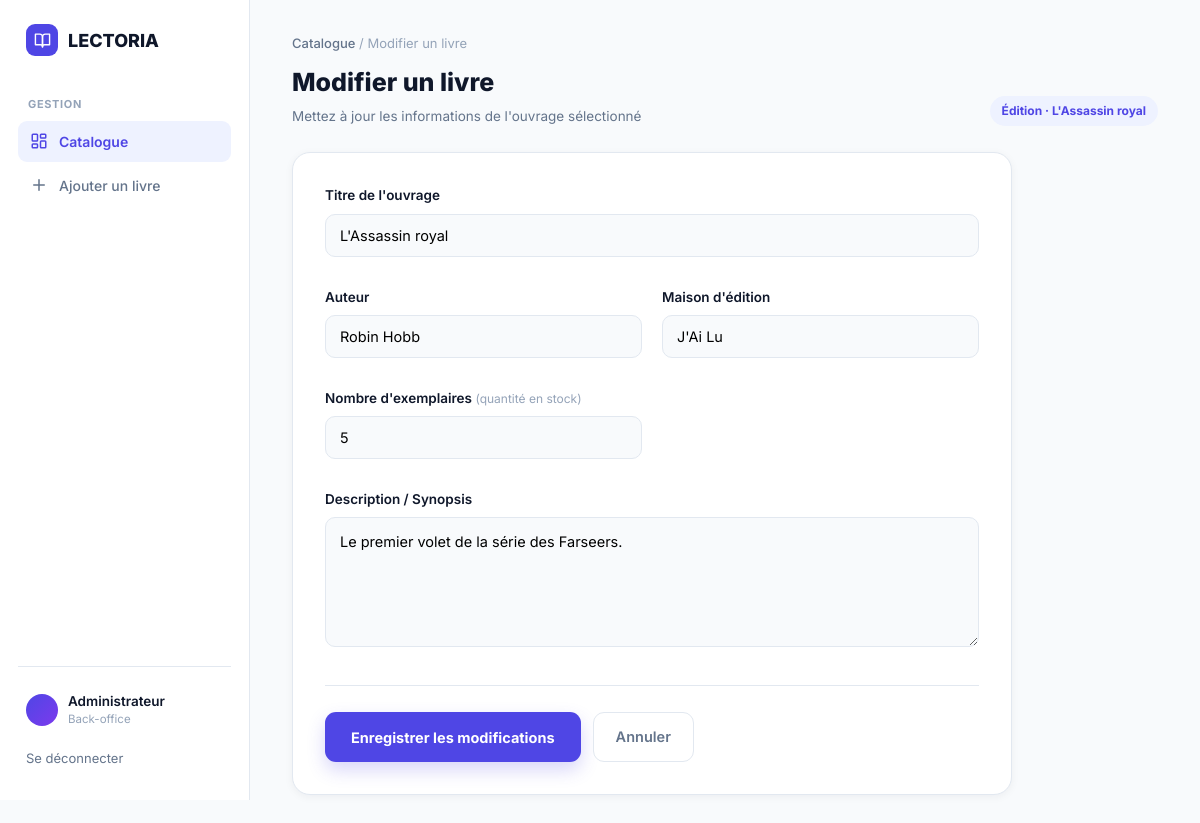
The page /admin/edit_livre.php?id=1 (signed in) on the database its author committed.
### tables this page shows
CREATE TABLE Livres (
    id INT NOT NULL AUTO_INCREMENT,
    titre VARCHAR(100) NOT NULL,
    auteur VARCHAR(100) NOT NULL,
    description TEXT NULL,
    maison_edition VARCHAR(100) NULL,
    nombre_exemplaire INT NOT NULL DEFAULT 0,
    PRIMARY KEY (id),
    KEY idx_livres_titre (titre),
    KEY idx_livres_auteur (auteur),
    FULLTEXT KEY ft_livres (titre, auteur)
);

### src/Models/Livre.php (called while the page is built, shortened)
<?php
class Livre
{
    public static function findById(int $id): ?array
    {
        $pdo = Connexion::getInstance();
        $statement = $pdo->prepare(
            'SELECT id, titre, auteur, description, maison_edition, nombre_exemplaire
             FROM Livres
             WHERE id = :id'
        );
        $statement->bindValue(':id', $id, PDO::PARAM_INT);
        $statement->execute();
        $livre = $statement->fetch();
        return $livre === false ? null : $livre;
    }
}

### public/admin/partials/_livre_form.php (the view, shortened to what this page needs)
<?php
$donnees = $donnees ?? [];
$submitLabel = $submitLabel ?? 'Publier le livre dans la collection';
$action = $action ?? 'add_livre.php';
?>
<form class="form-card" action="<?= htmlspecialchars($action, ENT_QUOTES, 'UTF-8') ?>" method="post" novalidate>
    <div class="form-grid">
        <div class="field full">
            <label for="titre">Titre de l'ouvrage</label>
            <input type="text" id="titre" name="titre" value="<?= htmlspecialchars((string) ($donnees['titre'] ?? ''), ENT_QUOTES, 'UTF-8') ?>" maxlength="255" required>
        </div>
        <div class="field">
            <label for="auteur">Auteur</label>
            <input type="text" id="auteur" name="auteur" value="<?= htmlspecialchars((string) ($donnees['auteur'] ?? ''), ENT_QUOTES, 'UTF-8') ?>" maxlength="255" required>
        </div>
        <div class="field">
            <label for="maison_edition">Maison d'édition</label>
            <input type="text" id="maison_edition" name="maison_edition" value="<?= htmlspecialchars((string) ($donnees['maison_edition'] ?? ''), ENT_QUOTES, 'UTF-8') ?>" maxlength="255">
        </div>
        <div class="field">
            <label for="nombre_exemplaire">Nombre d'exemplaires <span class="hint">(quantité en stock)</span></label>
            <input type="number" id="nombre_exemplaire" name="nombre_exemplaire" min="0" value="<?= htmlspecialchars((string) ($donnees['nombre_exemplaire'] ?? ''), ENT_QUOTES, 'UTF-8') ?>" required>
        </div>
        <div class="field full">
            <label for="description">Description / Synopsis</label>
            <textarea id="description" name="description" maxlength="2000" placeholder="Résumez l'intrigue ou le contenu de l'ouvrage…"><?= htmlspecialchars((string) ($donnees['description'] ?? ''), ENT_QUOTES, 'UTF-8') ?></textarea>
        </div>
    </div>
    <div class="form-actions">
        <button type="submit" class="btn-publish"><?= htmlspecialchars($submitLabel, ENT_QUOTES, 'UTF-8') ?></button>
        <a href="dashboard.php" class="btn-cancel">Annuler</a>
    </div>
</form>

### public/admin/edit_livre.php (shortened to what this page needs)
<?php
require_once __DIR__ . '/../../src/Models/Livre.php';
$id = Validation::validerEntier($_GET['id'] ?? null);
$livre = Livre::findById($id);
$donnees = [
    'id' => $id,
    'titre' => (string) ($livre['titre'] ?? ''),
    'auteur' => (string) ($livre['auteur'] ?? ''),
    'maison_edition' => (string) ($livre['maison_edition'] ?? ''),
    'description' => (string) ($livre['description'] ?? ''),
    'nombre_exemplaire' => (int) ($livre['nombre_exemplaire'] ?? 0),
];
?>
<!DOCTYPE html>
<html lang="fr">
<head>
</head>
<body>
<div class="admin-shell">
  <aside class="sidebar">
    <a href="dashboard.php" class="brand">
      <span class="brand-mark"><svg viewBox="0 0 24 24" fill="none" stroke="#fff" stroke-width="2" stroke-linecap="round" stroke-linejoin="round"><path d="M2 3h6a4 4 0 0 1 4 4v14a3 3 0 0 0-3-3H2z"/><path d="M22 3h-6a4 4 0 0 0-4 4v14a3 3 0 0 1 3-3h7z"/></svg></span>
      <span>LECTORIA</span>
    </a>
    <p class="side-label">Gestion</p>
    <nav class="side-nav">
      <a href="dashboard.php" class="active">
        <span>Catalogue</span>
      </a>
      <a href="add_livre.php">
        <svg viewBox="0 0 24 24" fill="none" stroke="currentColor" stroke-width="2" stroke-linecap="round" stroke-linejoin="round"><path d="M12 5v14M5 12h14"/></svg>
        <span>Ajouter un livre</span>
      </a>
    </nav>
    <div class="sidebar-footer">
      <div class="admin-chip">
        <span class="admin-avatar"></span>
        <div><div class="name">Administrateur</div><div class="role">Back-office</div></div>
      </div>
      <a href="../logout.php" class="logout-link">Se déconnecter</a>
    </div>
  </aside>
  <main class="main">
    <p class="breadcrumb"><a href="dashboard.php">Catalogue</a> / Modifier un livre</p>
    <div class="main-header">
      <div>
        <h1>Modifier un livre</h1>
        <p>Mettez à jour les informations de l'ouvrage sélectionné</p>
      </div>
      <span class="edit-tag">Édition · <?= htmlspecialchars((string) ($donnees['titre'] ?? ''), ENT_QUOTES, 'UTF-8') ?></span>
    </div>
    <?php
        $submitLabel = 'Enregistrer les modifications';
        $action = 'edit_livre.php';
        require __DIR__ . '/partials/_livre_form.php';
    ?>
  </main>
</div>
</body>
</html>

### public/admin/edit_livre.php (style rules this page uses)
:root { --bg:#F8FAFC; --surface:#FFFFFF; --text:#0F172A; --text-muted:#64748B; --text-faint:#94A3B8; --accent:#4F46E5; --accent-hover:#4338CA; --accent-light:#EEF2FF; --border:#E2E8F0; --danger-bg:#FEF2F2; --danger-text:#B91C1C; --danger-border:#FECACA; --radius:12px; --radius-lg:18px; --shadow-sm:0 2px 8px rgba(15,23,42,.05); --shadow-md:0 10px 24px rgba(15,23,42,.07); --shadow-focus:0 0 0 4px rgba(79,70,229,.14); }
* { margin:0;padding:0;box-sizing:border-box; }
body { font-family:'Inter',system-ui,-apple-system,sans-serif; background:var(--bg); color:var(--text); line-height:1.5; }
a { color:inherit; text-decoration:none; }
button,input,textarea { font-family:inherit; }
button { cursor:pointer; }
.admin-shell { display:flex; min-height:100vh; }
.sidebar { width:250px; flex-shrink:0; background:var(--surface); border-right:1px solid var(--border); padding:24px 18px; display:flex; flex-direction:column; position:sticky; top:0; height:100vh; }
.brand { display:flex; align-items:center; gap:10px; font-weight:800; font-size:18px; padding:0 8px 26px; }
.brand-mark { width:32px; height:32px; border-radius:9px; background:var(--accent); display:flex; align-items:center; justify-content:center; flex-shrink:0; }
.brand-mark svg { width:17px; height:17px; }
.side-label { font-size:11px; text-transform:uppercase; letter-spacing:.06em; color:var(--text-faint); font-weight:700; padding:0 10px; margin:14px 0 8px; }
.side-nav { display:flex; flex-direction:column; gap:3px; }
.side-nav a { display:flex; align-items:center; gap:11px; padding:10px 12px; border-radius:9px; font-size:14px; font-weight:500; color:var(--text-muted); transition:.15s ease; }
.side-nav a svg { width:18px; height:18px; flex-shrink:0; }
.side-nav a.active { background:var(--accent-light); color:var(--accent); font-weight:600; }
.sidebar-footer { margin-top:auto; padding-top:16px; border-top:1px solid var(--border); }
.admin-chip { display:flex; align-items:center; gap:10px; padding:8px; border-radius:10px; }
.admin-avatar { width:32px; height:32px; border-radius:50%; background:linear-gradient(135deg,#4F46E5,#7C3AED); flex-shrink:0; }
.admin-chip .name { font-size:13.5px; font-weight:600; }
.admin-chip .role { font-size:11.5px; color:var(--text-faint); }
.logout-link { display:block; font-size:13px; color:var(--text-muted); padding:8px; margin-top:4px; }
.main { flex:1; padding:34px 42px; min-width:0; }
.breadcrumb { font-size:13px; color:var(--text-faint); margin-bottom:10px; }
.breadcrumb a { color:var(--text-muted); font-weight:500; }
.main-header { display:flex; align-items:flex-end; justify-content:space-between; flex-wrap:wrap; gap:12px; margin-bottom:26px; }
.main-header h1 { font-size:25px; font-weight:800; }
.main-header p { font-size:13.5px; color:var(--text-muted); margin-top:5px; }
.edit-tag { font-size:12px; font-weight:700; color:var(--accent); background:var(--accent-light); padding:6px 12px; border-radius:999px; }
.form-card { background:var(--surface); border:1px solid var(--border); border-radius:var(--radius-lg); box-shadow:var(--shadow-sm); padding:32px; max-width:720px; }
.form-grid { display:grid; grid-template-columns:1fr 1fr; gap:22px 20px; }
.field { display:flex; flex-direction:column; gap:8px; }
.field.full { grid-column:1 / -1; }
.field label { font-size:13.5px; font-weight:600; }
.field .hint { font-size:12px; color:var(--text-faint); font-weight:400; }
.field input,.field textarea { border:1px solid var(--border); border-radius:10px; padding:12px 14px; font-size:14.5px; outline:none; background:var(--bg); transition:.2s ease; resize:vertical; }
.field textarea { min-height:130px; line-height:1.6; }
.form-actions { display:flex; gap:12px; margin-top:30px; padding-top:26px; border-top:1px solid var(--border); }
.btn-publish { background:var(--accent); color:#fff; border:none; padding:13px 26px; border-radius:11px; font-size:14.5px; font-weight:700; transition:.2s ease; box-shadow:0 8px 18px rgba(79,70,229,.22); }
.btn-cancel { background:var(--surface); color:var(--text-muted); border:1px solid var(--border); padding:13px 22px; border-radius:11px; font-size:14.5px; font-weight:600; transition:.2s ease; }

### rows shown on the page
livres: titre "L'Assassin royal", auteur "Robin Hobb", maison_edition "J'Ai Lu", nombre_exemplaire "5", description "Le premier volet de la série des Farseers."

### other values the page prints
$submitLabel "Enregistrer les modifications"
